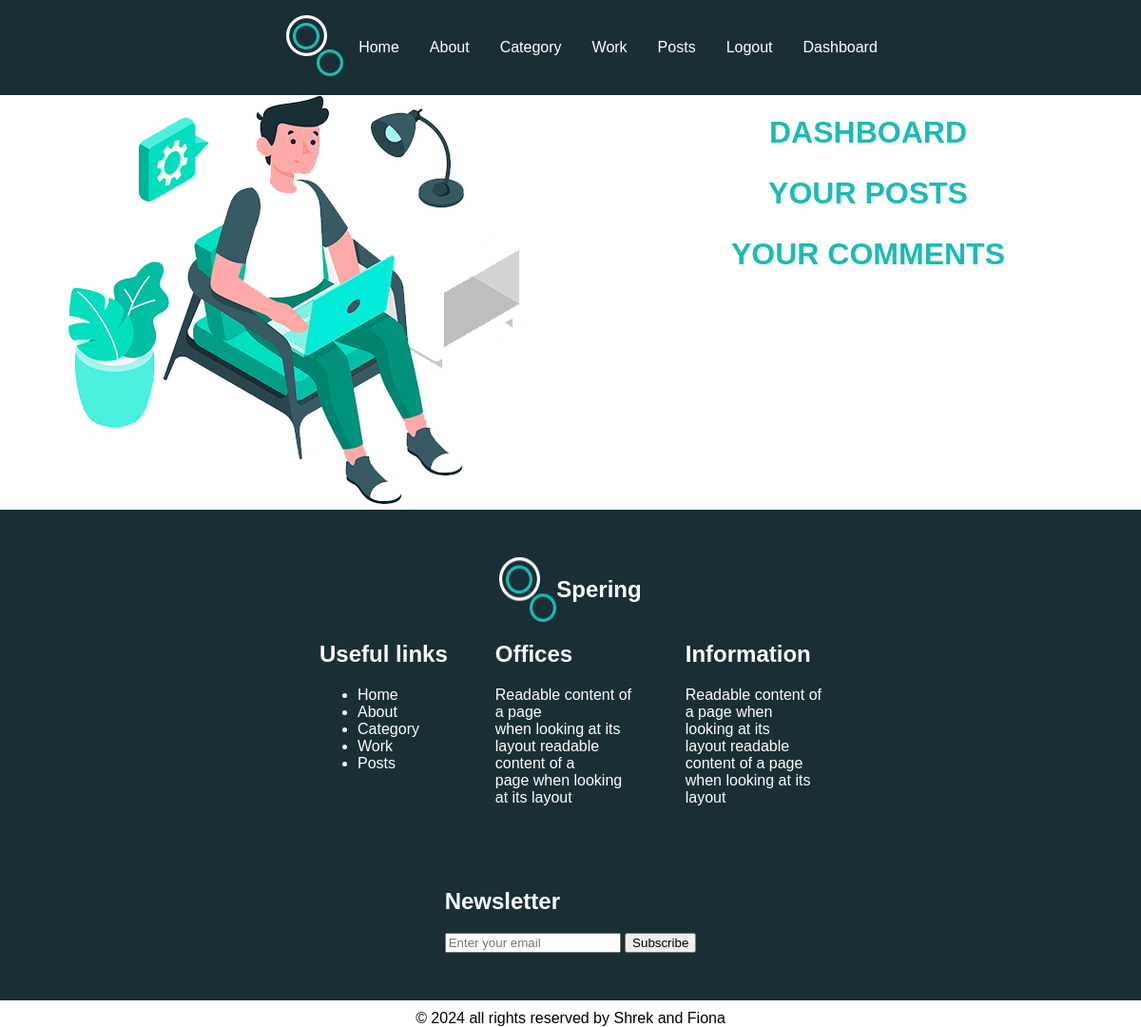
The page /dashboard/ (signed in) on the database as committed earlier.
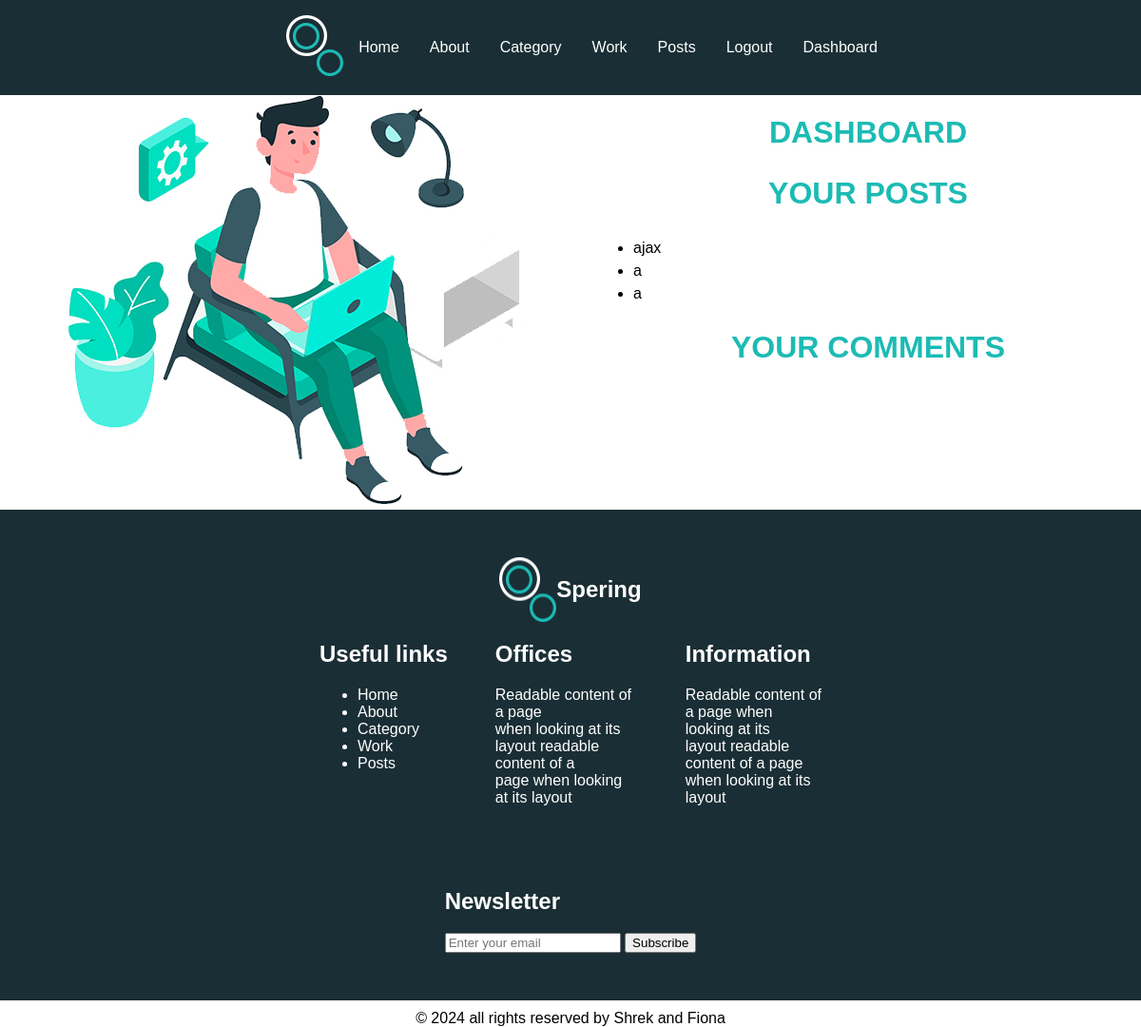
The same page on the database as committed later.
### myApp/models.py (models this page shows, shortened)
class Post(models.Model):
    title = models.CharField(max_length=50)
    author_name = models.ForeignKey(User, on_delete=models.CASCADE)
    content = models.TextField(null=False, blank = False)
    created_at = models.DateTimeField(auto_now_add=True)
    update = models.DateTimeField(auto_now=True)
    genres = models.ManyToManyField(Genre)

### myApp/views.py (the view)
# urls.py: path('dashboard/', views.user_dashboard, name='user_dashboard'),
@login_required(login_url='login')
def user_dashboard(request):
    user_author_name = request.user.id
    user_posts = Post.objects.filter(author_name_id=user_author_name)
    context = {'user_posts': user_posts}
    return render(request, 'myApp/user_dashboard.html', context)

### myApp/context_processors.py (called while the page is built)
def genres_processor(request):
    return {'genres': Genre.objects.all()}

### myApp/templates/myApp/user_dashboard.html (shortened to what this page needs)
{% load static %}
<!DOCTYPE html>
<html lang="en">
<head>
    <link rel="stylesheet" href="{% static 'style.css' %}">
</head>
<body>
<div class="grid-layout container">
    {% include 'myApp/header.html' %}
    <div class="sidebar">
        <img src="{% static 'images/experience-img.jpg' %}" class="image indexImage" alt="">
    </div>
    <div class="main">
        <h1 class="genreName">Dashboard</h1>
        <h2 class="genreName">Your Posts</h2>
        <ul>
            {% for post in user_posts %}
                <li>
                    <a class="liA" href="{% url 'post_detail' post.id %}">{{ post.title }}</a>
                </li>
            {% endfor %}
        </ul>
        <h2 class="genreName">Your Comments</h2>
    </div>
    {% include 'myApp/footer.html' %}
</div>
</body>
</html>

Rows that differ between the two databases and show on the page:
added Post: title "ajax"
added Post: title "a"
added Post: title "a"
